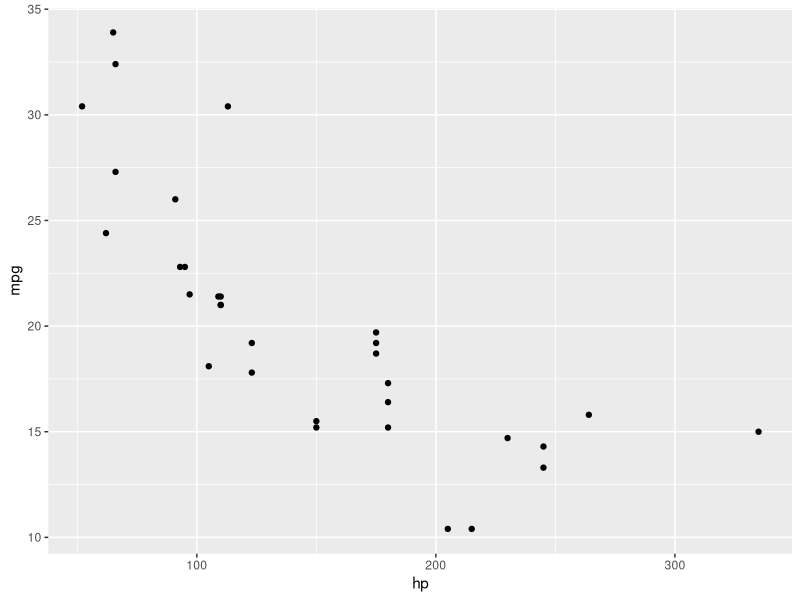
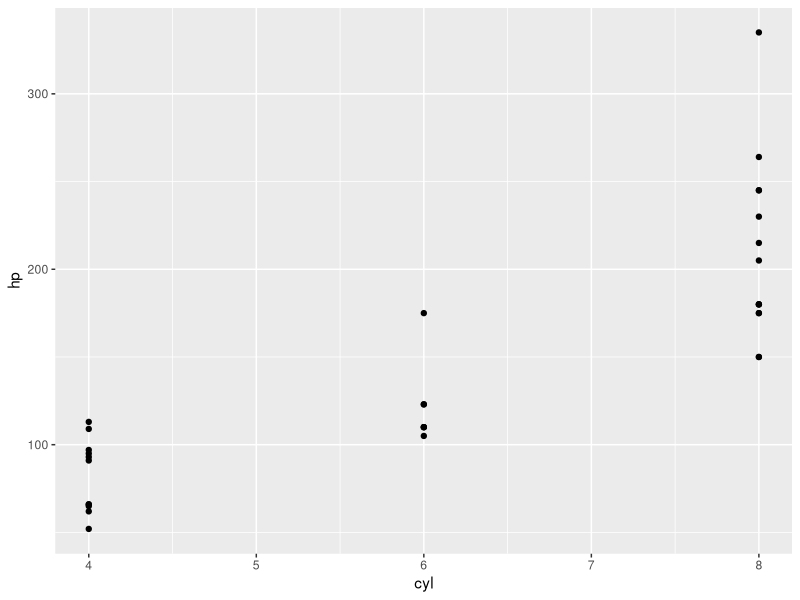
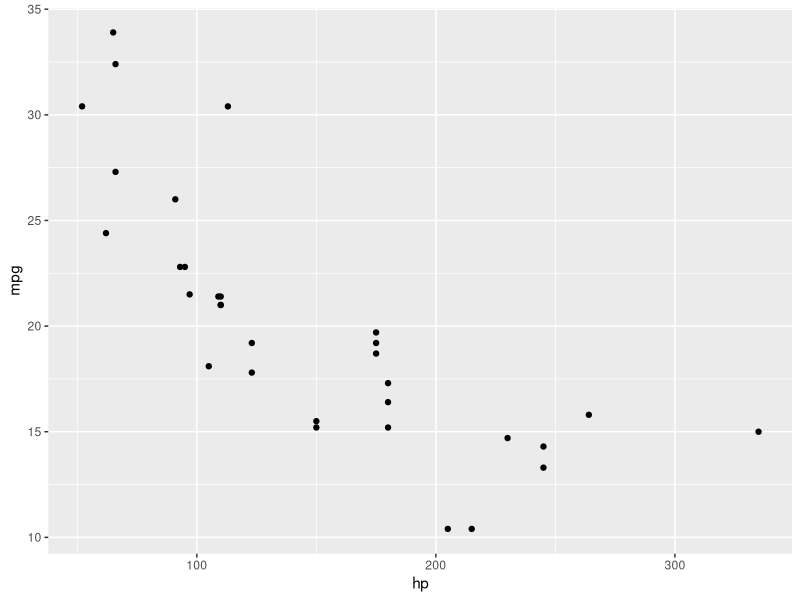
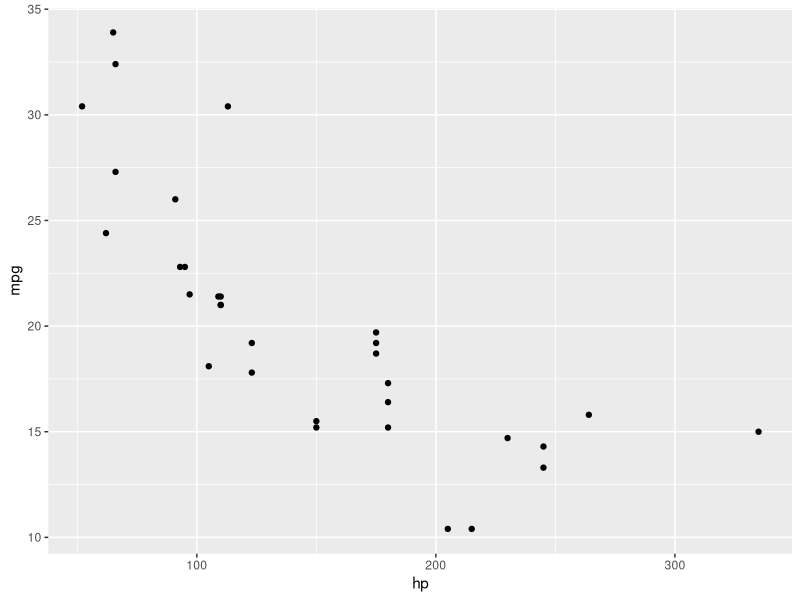

The R script that drew these images, in order:
## ---- chunk 1
knitr::opts_chunk$set(echo = TRUE)
## ---- chunk 2
#| include = FALSE
library(dplyr)
library(ggplot2)
## ---- chunk 3
mtcars %>% 
  ggplot(aes(x = hp, y = mpg)) +
  geom_point()
## ---- chunk 4
#| collapse = TRUE
mtcars %>% 
  glimpse()
## ---- chunk 5
#| collapse = FALSE
mtcars %>% 
  glimpse()

mtcars %>%
  ggplot(aes(x = cyl, y = hp)) +
  geom_point()
## ---- chunk 6
mtcars %>% 
  ggplot(aes(x = hp, y = mpg)) +
  geom_point()
## ---- chunk 7
#| collapse = FALSE
mtcars %>% 
  glimpse()
## ---- chunk 8
mtcars %>%
  ggplot(aes(x = hp, y = mpg)) +
  geom_point()
## ---- chunk 9
#| collapse = TRUE
mtcars %>%
  glimpse()
